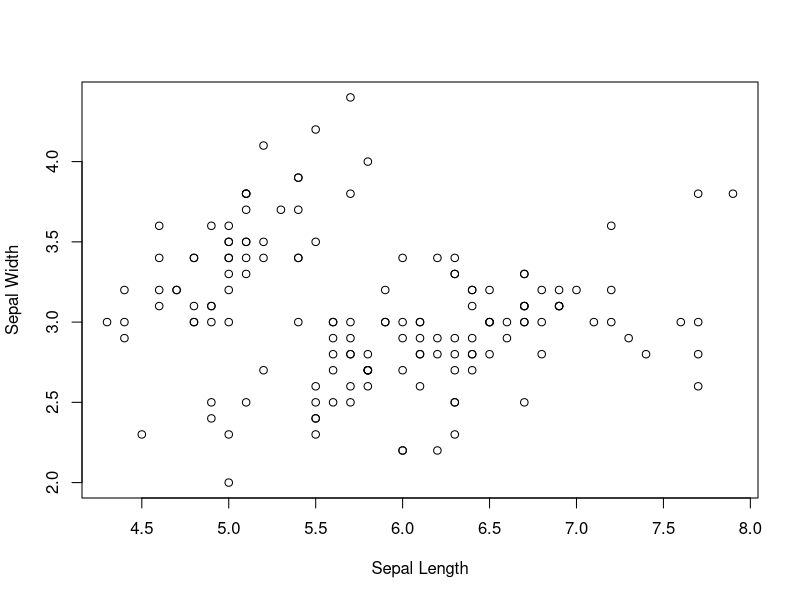
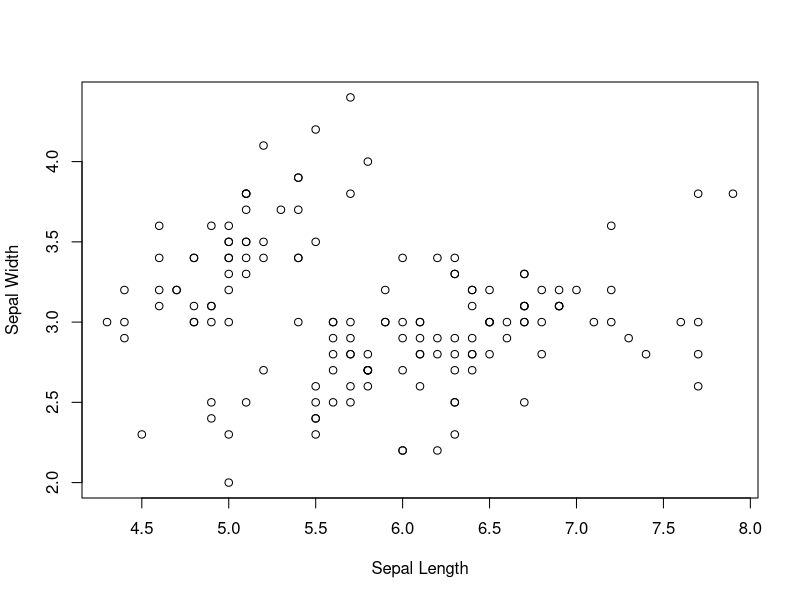
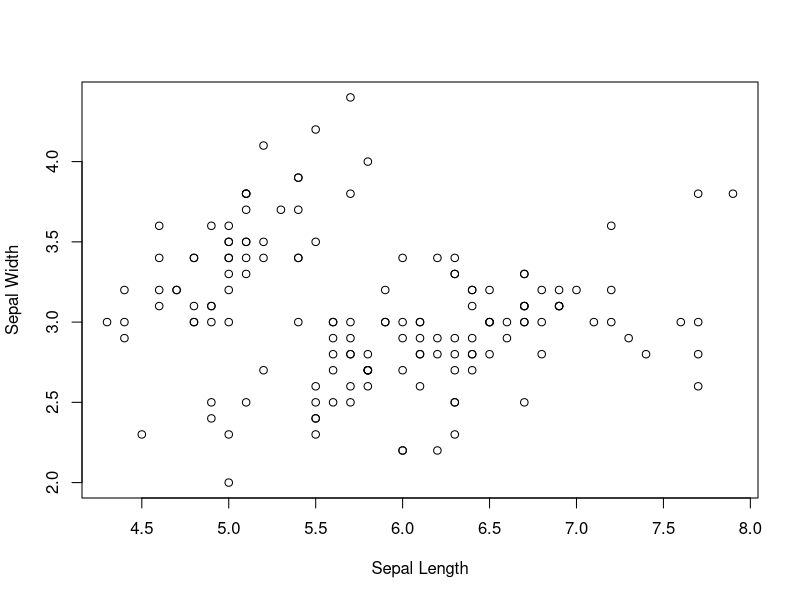
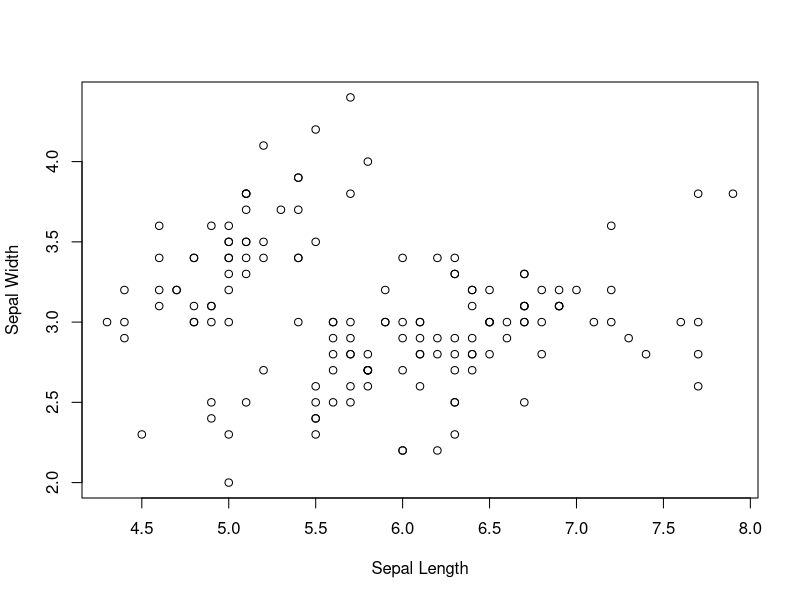
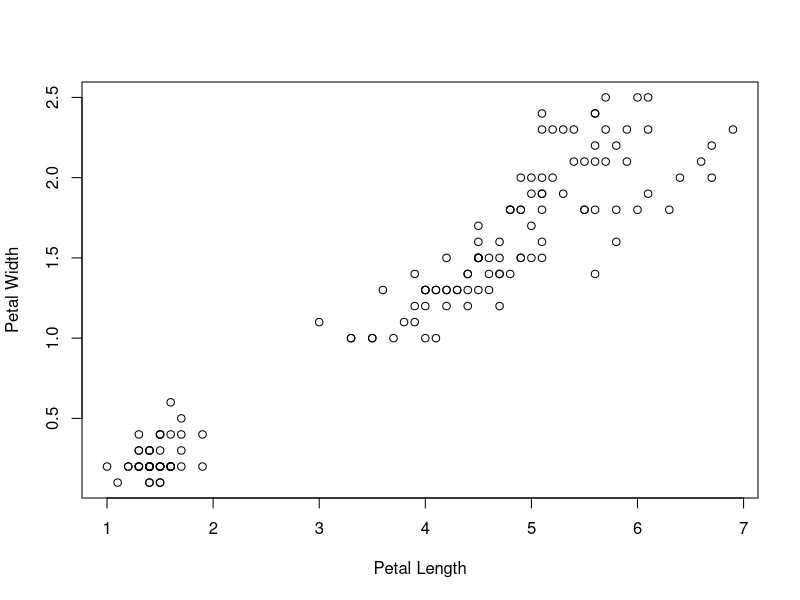

Write the R code that produced these figures, in order.
## ---- chunk 1
knitr::opts_chunk$set(echo = TRUE)
## ---- chunk 2
summary(iris$Sepal.Length)
mean(iris$Sepal.Length)
## ---- chunk 3
plot(iris$Sepal.Length, iris$Sepal.Width, xlab = "Sepal Length", ylab = "Sepal Width")
## ---- chunk 4
plot(iris$Sepal.Length, iris$Sepal.Width, xlab = "Sepal Length", ylab = "Sepal Width")
## ---- chunk 5
plot(iris$Sepal.Length, iris$Sepal.Width, xlab = "Sepal Length", ylab = "Sepal Width")
## ---- chunk 6
plot(iris$Sepal.Length, iris$Sepal.Width, xlab = "Sepal Length", ylab = "Sepal Width")
plot(iris$Petal.Length, iris$Petal.Width, xlab = "Petal Length", ylab = "Petal Width")
## ---- chunk 7
library(dplyr)

table <- iris %>% 
  group_by(Species) %>% 
  summarise(Mean = mean(Petal.Length), Sd = sd(Petal.Length))

knitr::kable(table)
## ---- chunk 8
knitr::kable(table, digits = 2, col.names = c("Species", "Petal Mean", "Petal Sd"), 
             caption = "Summary table.", align = "lcc")
## ---- chunk 9
fit <- lm(Sepal.Length ~ Sepal.Width, data = iris)
options(xtable.comment = FALSE)
xtable::xtable(fit)
